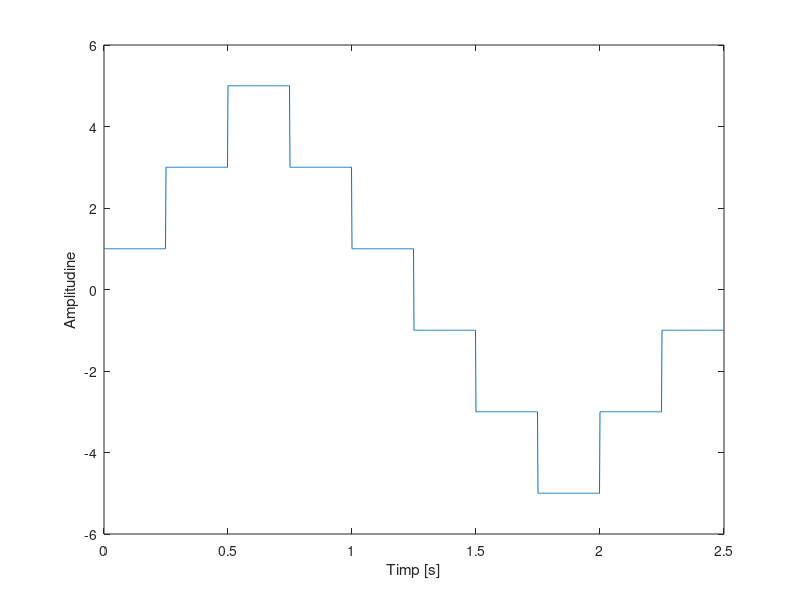
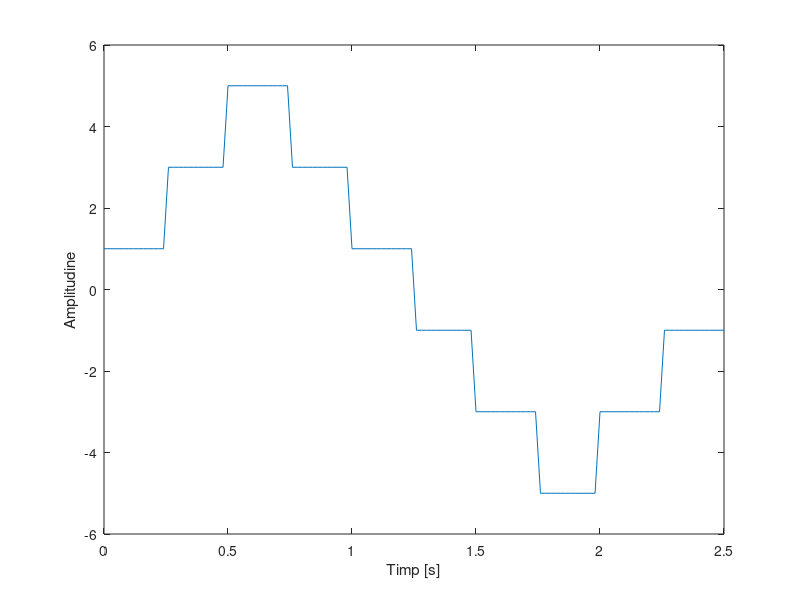
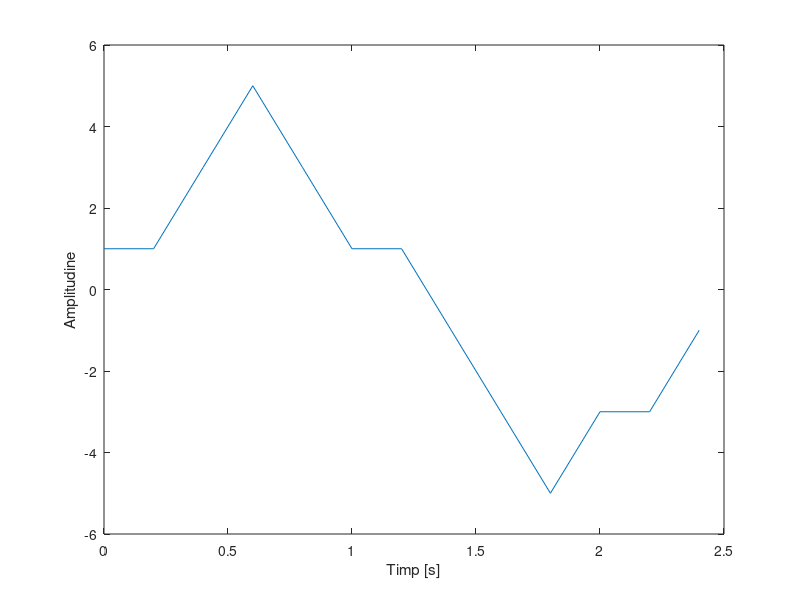

Here is the MATLAB script that generated these plots, in order:
%Punctul c)

%Reolutia temporara este 2ms

f=4;
t=0:0.002:2.5
s=square(2*pi*f*t)
s(find(t>=0 & t<0.25))=1;
s(find(t>=0.25 & t<0.5))=3;
s(find(t>=0.5 & t<0.75))=5;
s(find(t>=0.75 & t<1))=3;
s(find(t>=1 & t<1.25))=1;
s(find(t>=1.25 & t<=1.5))=-1;
s(find(t>=1.5 & t<1.75))=-3;
s(find(t>=1.75 & t<=2))=-5;
s(find(t>=2 & t<=2.25))=-3;
s(find(t>=2.25 & t<=2.5))=-1;
figure(1)
plot(t,s),grid
xlabel('Timp [s]'),ylabel('Amplitudine'),grid

%Reolutia temporara este 20ms

f=4;
t=0:0.02:2.5
s=square(2*pi*f*t)
s(find(t>=0 & t<0.25))=1;
s(find(t>=0.25 & t<0.5))=3;
s(find(t>=0.5 & t<0.75))=5;
s(find(t>=0.75 & t<1))=3;
s(find(t>=1 & t<1.25))=1;
s(find(t>=1.25 & t<=1.5))=-1;
s(find(t>=1.5 & t<1.75))=-3;
s(find(t>=1.75 & t<=2))=-5;
s(find(t>=2 & t<=2.25))=-3;
s(find(t>=2.25 & t<=2.5))=-1;
figure(2)
plot(t,s),grid
xlabel('Timp [s]'),ylabel('Amplitudine'),grid

%Reolutia temporara este 200ms

f=4;
t=0:0.2:2.5
s=square(2*pi*f*t)
s(find(t>=0 & t<0.25))=1;
s(find(t>=0.25 & t<0.5))=3;
s(find(t>=0.5 & t<0.75))=5;
s(find(t>=0.75 & t<1))=3;
s(find(t>=1 & t<1.25))=1;
s(find(t>=1.25 & t<=1.5))=-1;
s(find(t>=1.5 & t<1.75))=-3;
s(find(t>=1.75 & t<=2))=-5;
s(find(t>=2 & t<=2.25))=-3;
s(find(t>=2.25 & t<=2.5))=-1;
figure(3)
plot(t,s),grid
xlabel('Timp [s]'),ylabel('Amplitudine'),grid